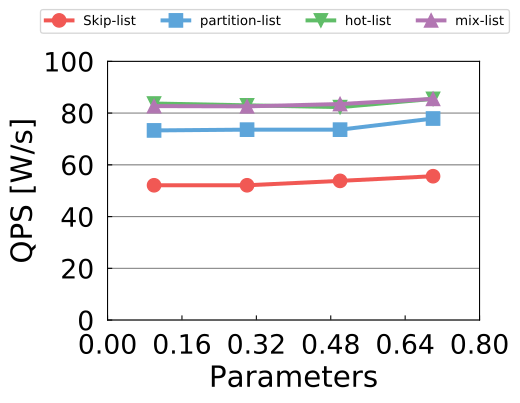

This chart was generated by the following Python code:
from common import *

# example for reading csv file
def ReadFile():
  parameters = []
  standards = []
  cdfs = []
  bounds = []
  partitions = []
  with open('hot-zipf.csv') as csvfile:
    rows = csv.reader(csvfile, delimiter = ',')
    
    count = 0
    for row in rows:
      parameters.append(float(row[0]))
      standards.append(float(row[1]))
      cdfs.append(float(row[2])) 
      bounds.append(float(row[3]))
      partitions.append(float(row[4]))

  lines = [standards, cdfs, bounds, partitions]
  return parameters, lines

# draw a line chart
def DrawFigure(x_values, y_values, legend_labels, x_label, y_label, x_min, x_max, y_min, y_max, folder, filename, allow_legend, color_map = COLOR_MAP):

  assert(len(legend_labels) >= len(y_values))

  # you may change the figure size on your own.
  fig = plt.figure(figsize=(5,3.5))
  ax = fig.add_subplot(111)

  lines = [None] * (len(y_values))
  for i in range(len(y_values)):
    lines[i], = ax.plot(x_values, y_values[i], color=color_map[i], \
                linewidth=LINE_WIDTH, marker=MARKERS[i], \
                markersize=MARKER_SIZE, label=legend_labels[i])

  # sometimes you may not want to draw legends.
  if allow_legend == True:
    ax.legend(lines, legend_labels, prop=LEGEND_FP, 
                     loc='upper center', ncol=2, bbox_to_anchor=(0.45, 1.2), shadow=False,
                     frameon=False, borderaxespad=0.0, handlelength=2, labelspacing=0.2)

  plt.xticks(x_values)
  # you may control the limits on your own.
  plt.xlim(x_min, x_max)
  plt.ylim(y_min, y_max)

  ax.grid(axis='y',color='gray')
  #ax.set_xscale('log',basex=2)
  ax.yaxis.set_major_locator(LinearLocator(6))
  ax.xaxis.set_major_locator(LinearLocator(6))
  
  ax.get_xaxis().set_tick_params(direction='in', pad=10)
  ax.get_yaxis().set_tick_params(direction='in', pad=10)
  
  plt.xlabel(x_label, fontproperties=LABEL_FP)
  plt.ylabel(y_label, fontproperties=LABEL_FP)
  
  size = fig.get_size_inches()
  dpi = fig.get_dpi()

  if not os.path.exists(folder):
    os.makedirs(folder)
  
  plt.savefig(folder + "/" + filename + ".svg", bbox_inches='tight', format='svg')


if __name__ == "__main__":

  figure_folder='./'

  # draw line chart
  legend_labels = ['Skip-list', 'partition-list', 'hot-list', 'mix-list']
  parameters, lines = ReadFile()

  DrawFigure(parameters, lines, legend_labels, 'Parameters', 'QPS [W/s]', 0, 0.8
, 0, 100, figure_folder, 'hot-zipf', True)


